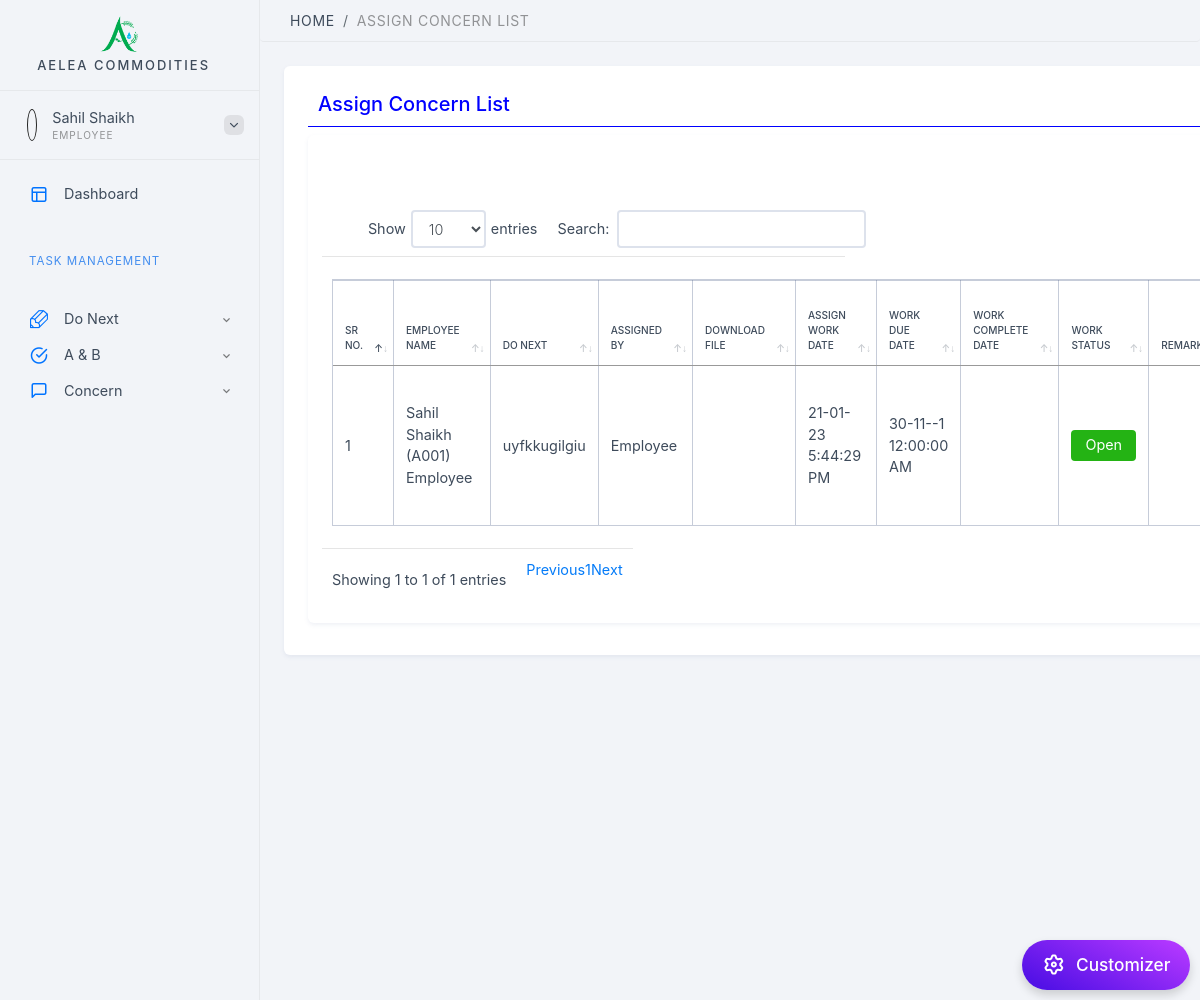
The page /emp_assign_concern_list.php (signed in) on the database its author committed.
### tables this page shows
CREATE TABLE `assign_concern` (
  `task_id` int(11) NOT NULL,
  `emp_id` int(11) NOT NULL,
  `task` text NOT NULL,
  `assignby` varchar(30) NOT NULL,
  `task_doc` varchar(1000) NOT NULL,
  `work_assign_date` datetime(6) NOT NULL,
  `work_due_date` datetime(6) DEFAULT NULL,
  `work_com_date` datetime(6) DEFAULT NULL,
  `status` varchar(10) NOT NULL,
  `remark` text NOT NULL,
  `attachments` varchar(255) NOT NULL
);

CREATE TABLE `emp_login` (
  `id` int(11) NOT NULL,
  `emp_code` varchar(255) NOT NULL,
  `emp_name` varchar(255) NOT NULL,
  `user_id` varchar(255) NOT NULL,
  `pswd` varchar(255) NOT NULL,
  `status` int(11) NOT NULL,
  `created` datetime NOT NULL,
  `user_role` varchar(255) NOT NULL,
  `emp_pro` varchar(255) NOT NULL,
  `email_id` varchar(255) NOT NULL,
  `emp_mob` varchar(255) NOT NULL,
  `report_to` varchar(255) NOT NULL
);

### includes/App_Code.php (called while the page is built, shortened)
<?php
class App_Code {
       function getName($ID) {
       $con = mysqli_connect("localhost", "root", "", "task_management") or die(mysqli_connect_error());
        $UserRGID = $ID;
        $client = "select * from emp_login where id='$UserRGID'";
        $getNameQuery = mysqli_query($con, $client) or die(mysqli_error());
        while ($row = mysqli_fetch_assoc($getNameQuery)) {
            $emp_name = $row['emp_name'];
            $emp_code = $row['emp_code'];
            $emp_role = ucfirst( $row['user_role']);
            return $emp_name. ' (' . $emp_code .')'.' '. $emp_role;
        }
    }
}
?>

### emp_assign_concern_list.php (the view, shortened to what this page needs)
<?php
include './includes/admin_header.php';
include './includes/data_base_save_update.php';
include './includes/App_Code.php';
$app_code_obj=new App_Code();
?>
<ul class="breadcrumb">
    <li class="breadcrumb-item"><a href="Dashboard.php">Home</a></li>
    <li class="breadcrumb-item"><span>Assign Concern List</span></li>
</ul>
<div class="content-i">
    <div class="content-box">
        <div class="element-wrapper">
            <div class="element-box">
                            <div class="row">
                                 <div class="col-md-12">
                                    <h5 style="color: blue;border-bottom: 1px solid blue;padding: 10px;">Assign Concern List</h5>
                                </div>
                            </div>
                                <div class="element-box">
                                <div>
                                <a id="download" href='#' class="btn btn-danger float-right"><i class="fa fa-download"></i> Download PDF</a>
</div>
<br><br>
   <table id="example" style="width: 100%;" class="display table table-bordered table-responsive" style="width:100%">
        <thead>
                    <tr>
                        <th>Sr No.</th>
                        <th>Employee Name</th>
                        <th>Do Next</th>
                         <th>Assigned By</th>
                          <th>Download File</th>
                           <th>Assign Work Date</th>
                           <th>Work Due Date</th>
                            <th>Work Complete Date</th>
                             <th>Work Status</th>
                             <th>Remark</th>
                        </tr>
        </thead>
        <tbody>
                                     <?php
                                                            $emp_id=  $_SESSION['user'];
                 $qry = mysqli_query($connection, "SELECT * FROM assign_concern where emp_id='$emp_id' order by work_assign_date desc") or die("select query fail" . mysqli_error());
$count = 0;
while ($row = mysqli_fetch_assoc($qry)) {
    $count = $count + 1;
            $emp_id1 = $row['emp_id'];
            $task = $row['task'];
            $assignby = $row['assignby'];
            $work_assign_date = strtotime($row['work_assign_date']);
            $work_assign_date = date( 'd-m-y g:i:s A', $work_assign_date );
            $work_due_date = strtotime($row['work_due_date']);
            $work_due_date = date( 'd-m-y g:i:s A', $work_due_date );
            $work_com_date = strtotime($row['work_com_date']);
           $status  = $row['status'];
    ?>
                    <tr>
  <td><?php echo $count;?></td>
  <td> <?php echo $app_code_obj->getName($emp_id1);?></td>
  <td><?php echo $task;?></td>
  <td><?php echo $assignby;?></td>
   <td>
  </td>
  <td><?php echo $work_assign_date;?></td>
    <td><?php echo $work_due_date;?></td>
  <td><?php echo $work_com_date;?></td>
  <td><a href="#" class="btn btn-success"> <?php echo" $status";?></a></td>
  <td>
   </td>
                    </tr>
<?php }?>
        </tbody> </table>
   </div>
                            </div>
            </div>
        </div>
    </div>
</div>
<?php include './includes/Plugin.php'; ?>
        <?php include './includes/admin_footer.php'; ?>

### rows shown on the page
assign_concern: emp.user_role "Sahil Shaikh (A001) Employee", task "uyfkkugilgiu", assignby "Employee", work_assign_date "21-01-23 5:44:29 PM", work_due_date "30-11--1 12:00:00 AM", status "Open"

### other values the page prints
$_SESSION['emp_name'] "Sahil Shaikh"
$_SESSION['User_type'] "EMPLOYEE"
